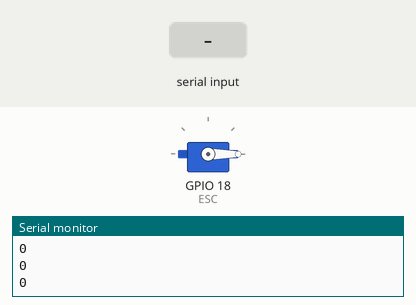
Recording of a sketch running on a simulated ESP32. On the bench: servo, the last lines printed to the serial monitor. The test bench sets the inputs (shaded band). Nothing arrives over Bluetooth unless stated.

Above: at 1.2 s.
1.3 s: "F" received over the second serial link
At 1.7 s:
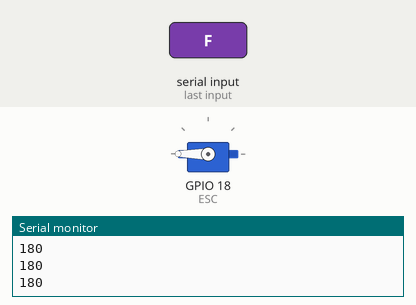
2.8 s: "P" received over the second serial link
At 4.1 s:
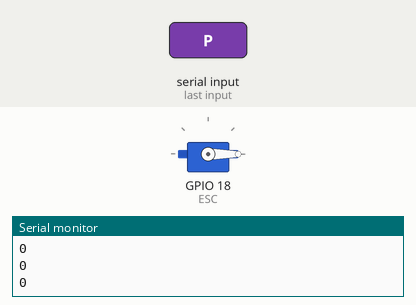
Timing chart, 0 to 5.8 s (numbered marks = the images above; inputs shaded):
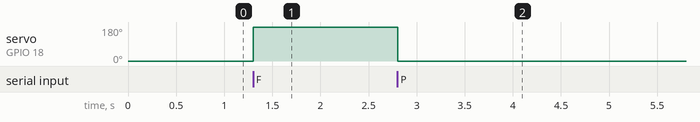

Measured:
- after the input at 1.3 s, servo on GPIO 18 (ESC): 0° → 180° at once
- after the input at 2.8 s, servo on GPIO 18 (ESC): 180° → 0° at once

The sketch:

hovercraft1.0.ino
```cpp
#include <ESP32Servo.h>

#include <BluetoothSerial.h>

BluetoothSerial SerialBT;

Servo ESC;

int var = 0;

char command;

void setup() {
  Serial.begin(9600);
  ESC.setPeriodHertz(50); // Configura a frequência do sinal do servo (padrão é 50Hz)
  ESC.attach(18, 1000, 2000);
  SerialBT.begin("Hovercraft"); // Nome do dispositivo Bluetooth do ESP32
}

void loop() {
  if (SerialBT.available()) {
    command = SerialBT.read();
    Serial.print("Comando recebido: ");
    Serial.println(command);
  }
  if(command == 'F'){
    var = 180;
  }
  if(command == 'P'){
    var = 0;
  }
  Serial.println(var);
  ESC.write(var);
  delay(100);
}
```
